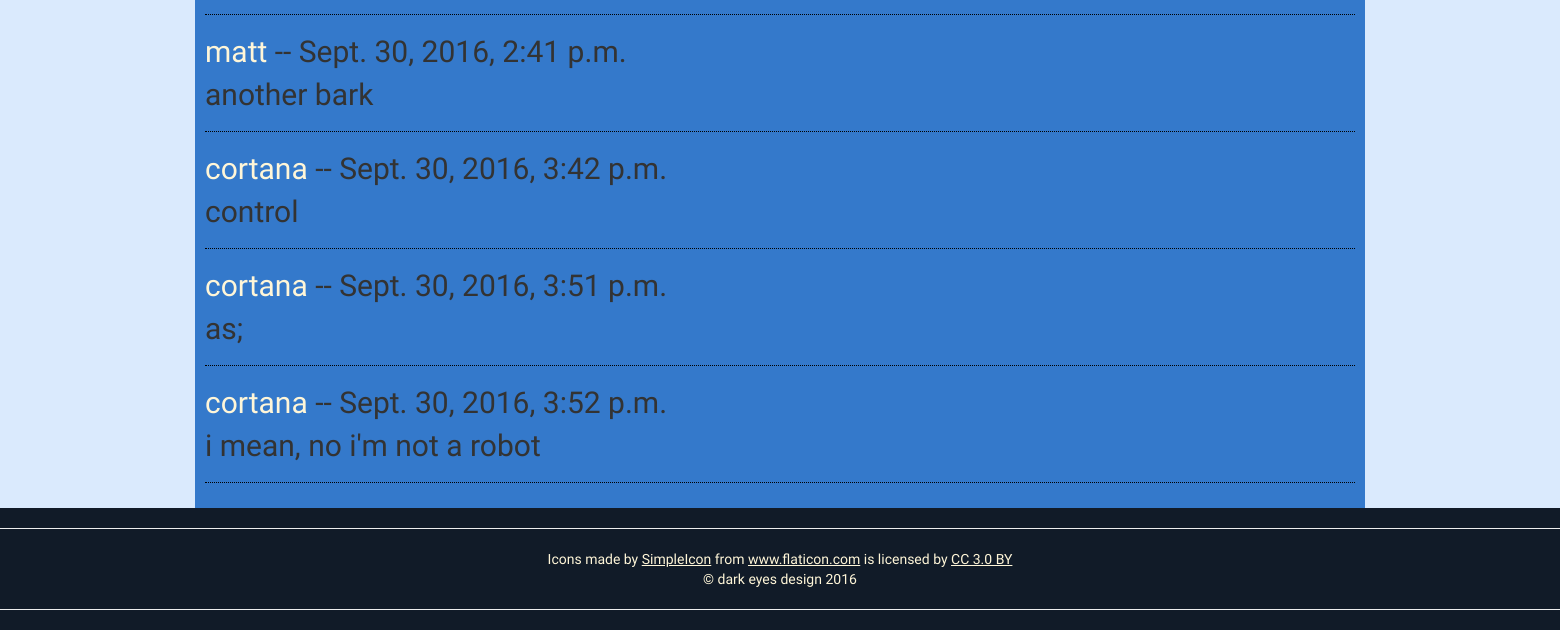
Before: /barks/users/ (lower part) with the older database file.
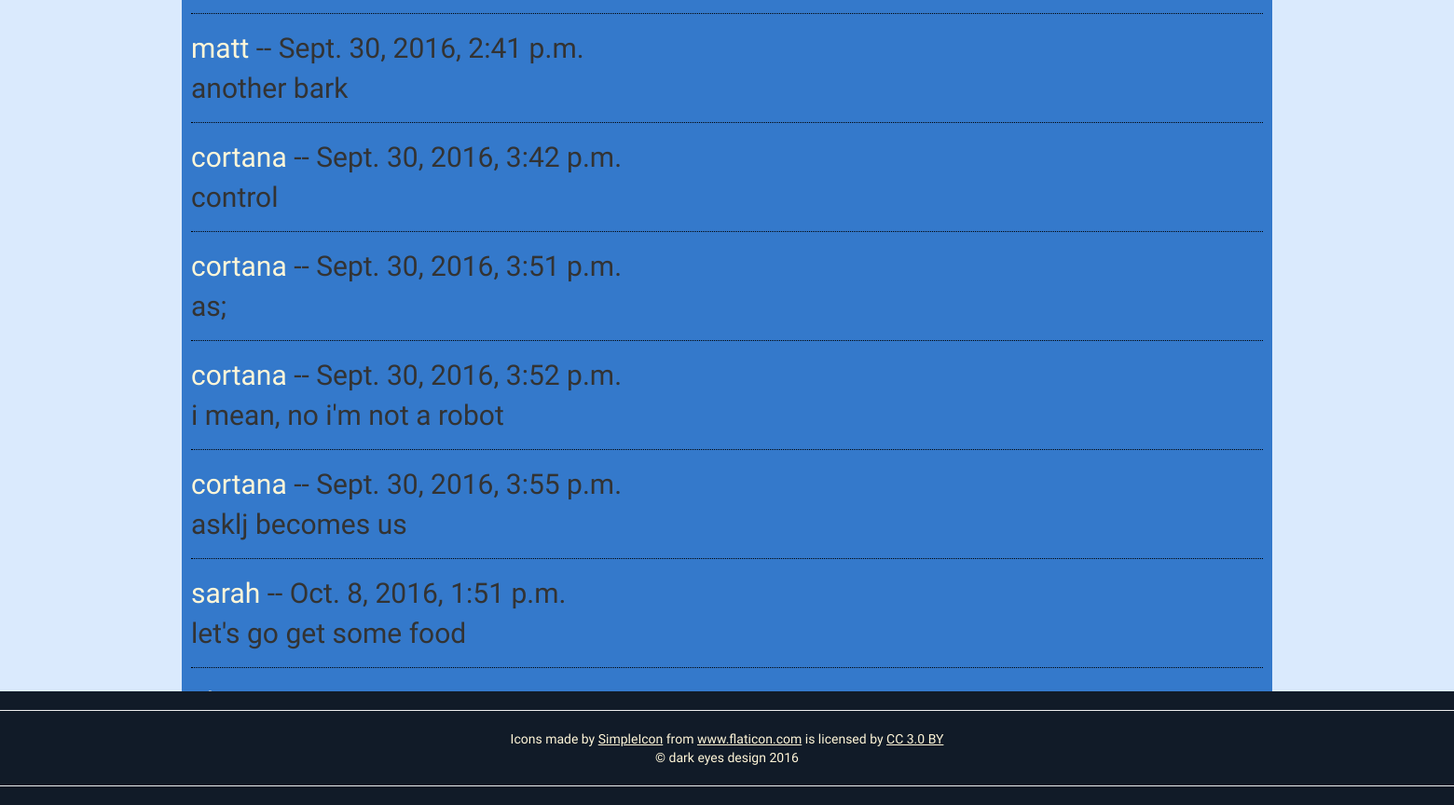
After: the same page with the newer database file.
### barks/models.py (models this page shows, shortened)
class Bark(models.Model):
    user = models.ForeignKey(User, null=True, blank=True)
    content = models.CharField(max_length=120)
    post_date = models.DateTimeField(auto_now_add=True)

### barks/views.py (the view)
def global_barks_list(request): #shows all user's barks
    ubs = Bark.objects.all()
    user_count = User.objects.count()
    context = {
        "ubs": ubs,
        "user_count": user_count,
    }
    return render(request, "barks/global_barks_list.html", context)

### barks/templates/barks/global_barks_list.html (shortened to what this page needs)
{% extends "core/base.html" %}
{% block content %}
<h2>the Kennel<br />
<p>
        {% for bark in ubs %}
            <p>
            <a href="{% url 'barks:barks_list' bark.user_id %}">
                {{bark.user.username}}</a>
                -- {{bark.post_date}}
            </p>
            <p>
                {{bark.content}}
            </p>
            <hr style="border-top: 1px dotted black;">
        {% endfor %}
</p>
{% endblock content %}

### core/templates/core/base.html (shortened to what this page needs)
{% load static %}
<!DOCTYPE html>
<html>
<head>
    <link rel="stylesheet" href="https://maxcdn.bootstrapcdn.com/bootstrap/3.3.7/css/bootstrap.min.css">
    <link rel="stylesheet" href="https://maxcdn.bootstrapcdn.com/bootstrap/3.3.7/css/bootstrap-theme.min.css">
    <link rel="stylesheet" type="text/css" href="{% static 'styles.css' %}" />
</head>
<body>
<div class="container">
    {% block content %}
    {% endblock content %}
</div>
<footer class="page-footer">
    <hr>
    <div class="aligned">
        <div>Icons made by <a href="http://www.flaticon.com/authors/simpleicon" title="SimpleIcon">SimpleIcon</a> from <a href="http://www.flaticon.com" title="Flaticon">www.flaticon.com</a> is licensed by <a href="http://creativecommons.org/licenses/by/3.0/" title="Creative Commons BY 3.0" target="_blank">CC 3.0 BY</a></div>
        <span class="aligned">&copy; dark eyes design 2016</span>
    </div>
    <hr>
</footer>
</body>
</html>

### core/static/styles.css (style rules this page uses)
body { background-color: #DAEAFD; background-repeat: no-repeat; font-family: 'Quicksand', sans-serif; }
h1, h2 { font-family: 'Indie Flower', cursive; }
a:link, a:visited, a:active { color: #FFF6D8; }
.container { background-color: #3479CB; padding: 10px; }
.page-footer { position: fixed; bottom: 0px; background-color: #111b28; color: #fff6d8; width: 100%; }
.page-footer a:link { text-decoration: underline; }
.aligned { text-align: center; }

Changed rows visible on the page:
now on this page (row unchanged): Bark: user.username "cortana", post_date "Sept. 30, 2016, 3:55 p.m.", content "asklj becomes us"
added Bark: user.username "sarah", post_date "Oct. 8, 2016, 1:51 p.m.", content "let's go get some food"
